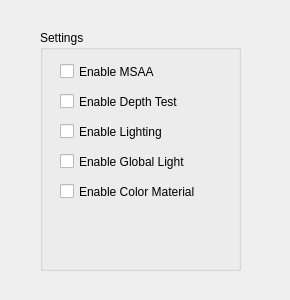
<?xml version="1.0" encoding="UTF-8"?>
<ui version="4.0">
 <class>RenderSettings</class>
 <widget class="QDialog" name="RenderSettings">
  <property name="geometry">
   <rect>
    <x>0</x>
    <y>0</y>
    <width>290</width>
    <height>300</height>
   </rect>
  </property>
  <property name="windowTitle">
   <string>Render Settings</string>
  </property>
  <widget class="QGroupBox" name="groupBox">
   <property name="geometry">
    <rect>
     <x>40</x>
     <y>30</y>
     <width>201</width>
     <height>241</height>
    </rect>
   </property>
   <property name="title">
    <string>Settings</string>
   </property>
   <widget class="QCheckBox" name="MSAABox">
    <property name="geometry">
     <rect>
      <x>20</x>
      <y>30</y>
      <width>121</width>
      <height>23</height>
     </rect>
    </property>
    <property name="text">
     <string>Enable MSAA</string>
    </property>
   </widget>
   <widget class="QCheckBox" name="DepthTestBox">
    <property name="geometry">
     <rect>
      <x>20</x>
      <y>60</y>
      <width>151</width>
      <height>23</height>
     </rect>
    </property>
    <property name="text">
     <string>Enable Depth Test</string>
    </property>
   </widget>
   <widget class="QCheckBox" name="globLightBox">
    <property name="geometry">
     <rect>
      <x>20</x>
      <y>120</y>
      <width>161</width>
      <height>23</height>
     </rect>
    </property>
    <property name="text">
     <string>Enable Global Light</string>
    </property>
   </widget>
   <widget class="QCheckBox" name="lightBox">
    <property name="geometry">
     <rect>
      <x>20</x>
      <y>90</y>
      <width>131</width>
      <height>23</height>
     </rect>
    </property>
    <property name="text">
     <string>Enable Lighting</string>
    </property>
   </widget>
   <widget class="QCheckBox" name="colMaterialBox">
    <property name="geometry">
     <rect>
      <x>20</x>
      <y>150</y>
      <width>171</width>
      <height>23</height>
     </rect>
    </property>
    <property name="text">
     <string>Enable Color Material</string>
    </property>
   </widget>
  </widget>
 </widget>
 <resources/>
 <connections/>
</ui>
